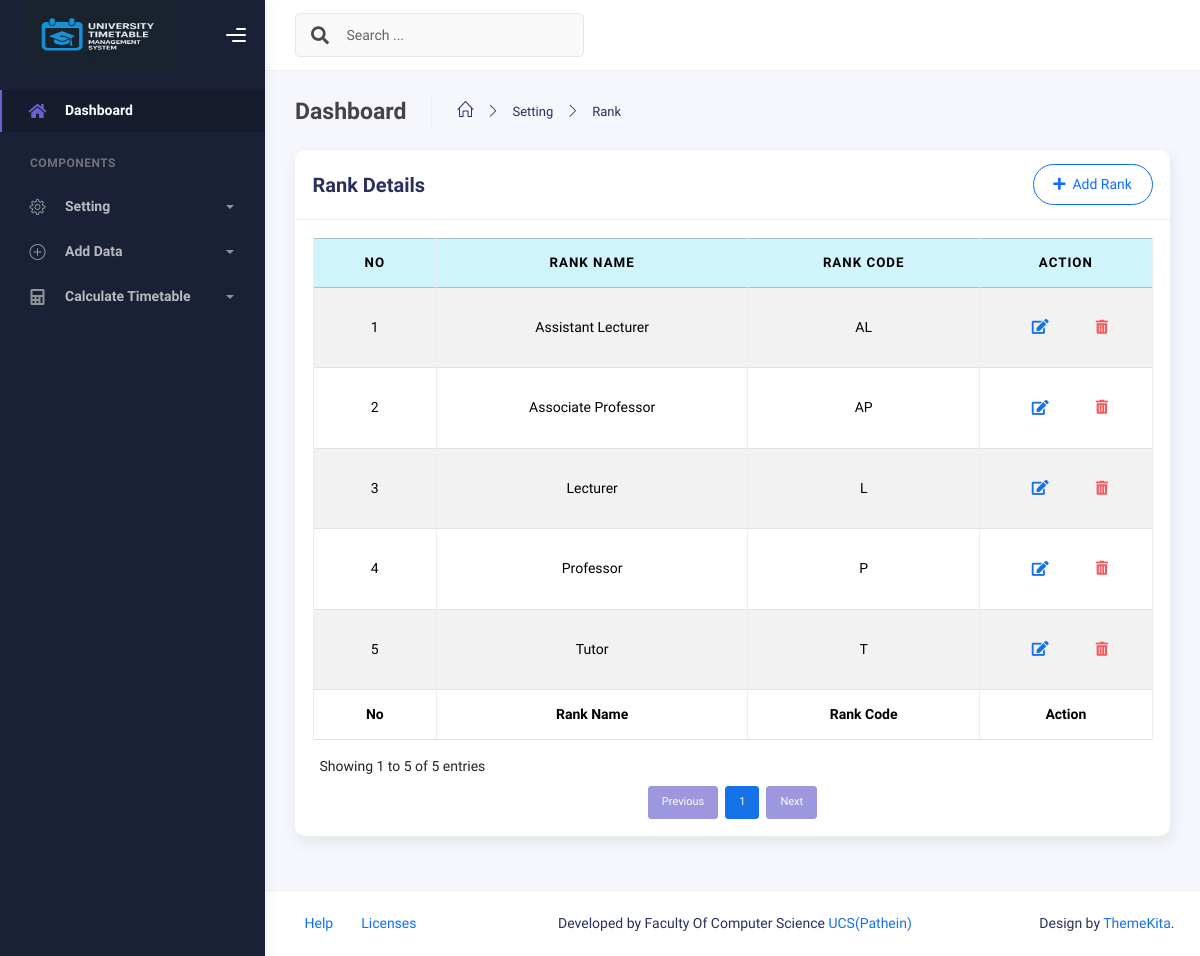
/rank.php (signed in), run on the app's committed database.
### tables this page shows
CREATE TABLE `rank_db` (
  `rank` varchar(50) NOT NULL,
  `rank_code` varchar(20) NOT NULL
);

### rank.php (the view, shortened to what this page needs)
<?php
include('conn.php');
?>
<!DOCTYPE html>
<html lang="en">
<head>
  <link rel="stylesheet" href="assets/css/bootstrap.min.css" />
  <link rel="stylesheet" href="assets/css/plugins.min.css" />
  <link rel="stylesheet" href="assets/css/kaiadmin.min.css" />
</head>
<body>
  <div class="wrapper">
    <div class="sidebar" data-background-color="dark">
      <div class="sidebar-logo">
        <div class="logo-header" data-background-color="dark">
          <a href="index.php" class="logo">
            <img
              src="assets/img/Timetable/logo.png"
              alt="navbar brand"
              class="navbar-brand"
              height="70"
              width="150" />
          </a>
          <div class="nav-toggle">
            <button class="btn btn-toggle toggle-sidebar">
              <i class="gg-menu-right"></i>
            </button>
          </div>
        </div>
      </div>
      <div class="sidebar-wrapper scrollbar scrollbar-inner">
        <div class="sidebar-content">
          <ul class="nav nav-secondary">
            <li class="nav-item active">
              <a href="index.php">
                <i class="fas fa-home"></i>
                <p>Dashboard</p>
              </a>
            </li>
            <li class="nav-section">
              <h4 class="text-section">Components</h4>
            </li>
            <li class="nav-item">
              <a data-bs-toggle="collapse" href="#base">
                <i class="icon-settings"></i>
                <p>Setting</p>
                <span class="caret"></span>
              </a>
            </li>
            <li class="nav-item">
              <a data-bs-toggle="collapse" href="#sidebarLayouts">
                <i class="icon-plus"></i>
                <p>Add Data</p>
                <span class="caret"></span>
              </a>
            </li>
            <li class="nav-item">
              <a data-bs-toggle="collapse" href="#forms">
                <i class="fas fa-calculator"></i>
                <p>Calculate Timetable</p>
                <span class="caret"></span>
              </a>
            </li>
          </ul>
        </div>
      </div>
    </div>
    <div class="main-panel">
      <div class="main-header">
        <nav
          class="navbar navbar-header navbar-header-transparent navbar-expand-lg border-bottom">
          <div class="container-fluid">
            <nav
              class="navbar navbar-header-left navbar-expand-lg navbar-form nav-search p-0 d-none d-lg-flex">
              <div class="input-group">
                <div class="input-group-prepend">
                  <button type="submit" class="btn btn-search pe-1">
                    <i class="fa fa-search search-icon"></i>
                  </button>
                </div>
                <input
                  type="text"
                  placeholder="Search ..."
                  id="customSearchInput"
                  class="form-control" />
              </div>
            </nav>
          </div>
        </nav>
      </div>
      <div class="container">
        <div class="page-inner">
          <div class="page-header">
            <h4 class="page-title">Dashboard</h4>
            <ul class="breadcrumbs">
              <li class="nav-home">
                <a href="index.php">
                  <i class="icon-home"></i>
                </a>
              </li>
              <li class="separator">
                <i class="icon-arrow-right"></i>
              </li>
              <li class="nav-item">
                <a href="rank.php">Setting</a>
              </li>
              <li class="separator">
                <i class="icon-arrow-right"></i>
              </li>
              <li class="nav-item">
                <a href="rank.php">Rank</a>
              </li>
            </ul>
          </div>
          <div class="page-category">
            <div class="col-md-12">
              <div class="card">
                <div class="card-header">
                  <div class="d-flex align-items-center">
                    <h4 class="card-title">Rank Details</h4>
                    <a href="Add_Rank.php"
                      class="btn btn-outline-primary btn-round ms-auto">
                      <i class="fa fa-plus me-1"></i>
                      Add Rank
                    </a>
                  </div>
                </div>
                <div class="card-body">
                  <div class="table-responsive">
                    <table
                      id="add-row"
                      class="display table table-striped table-hover table-bordered text-center">
                      <thead class="table-info">
                        <tr>
                          <th>No</th>
                          <th>Rank Name</th>
                          <th>Rank Code</th>
                          <th style="width: 10%">Action</th>
                        </tr>
                      </thead>
                      <tfoot>
                        <tr>
                          <th>No</th>
                          <th>Rank Name</th>
                          <th>Rank Code</th>
                          <th>Action</th>
                        </tr>
                      </tfoot>
                      <tbody>
                        <?php
                        $query = "SELECT * FROM rank_db ";
                        $result = mysqli_query($con, $query);
                        $i = 1;
                        while ($data = mysqli_fetch_assoc($result)) {
                        ?>
                          <tr>
                            <td><?php echo $i++; ?></td>
                            <td><?php echo $data['rank'];  ?></td>
                            <td><?php echo $data['rank_code'];  ?></td>
                            <td>
                              <div class="form-button-action">
                                <a href="Rank_Update.php?rank=<?= $data['rank']; ?>"
                                  type="button"
                                  data-bs-toggle="tooltip"
                                  title=""
                                  class="btn btn-link btn-primary btn-lg"
                                  data-original-title="Edit Task">
                                  <i class="fa fa-edit"></i>
                                </a>
                                <button
                                  type="button"
                                  data-bs-toggle="tooltip"
                                  data-rank="<?= $data['rank']; ?>"
                                  class="btn btn-link btn-danger delete-btn"
                                  data-original-title="Remove">
                                  <i class="fas fa-trash-alt"></i>
                                </button>
                              </div>
                            </td>
                          </tr>
                        <?php
                        }
                        ?>
                      </tbody>
                    </table>
                  </div>
                </div>
              </div>
            </div>
          </div>
        </div>
      </div>
      <footer class="footer">
        <div class="container-fluid d-flex justify-content-between">
          <nav class="pull-left">
            <ul class="nav">
              <li class="nav-item">
                <a class="nav-link" href="#"> Help </a>
              </li>
              <li class="nav-item">
                <a class="nav-link" href="#"> Licenses </a>
              </li>
            </ul>
          </nav>
          <div class="copyright">
            Developed by Faculty Of Computer Science
            <a href="http://www.ucspathein.edu.mm">UCS(Pathein)</a>
          </div>
          <div>
            Design by
            <a target="_blank" href="http://www.themekita.com">ThemeKita</a>.
          </div>
        </div>
      </footer>
    </div>
  </div>
</body>
</html>

### data on the page
rank_db: rank "Assistant Lecturer", rank_code "AL"
rank_db: rank "Associate Professor", rank_code "AP"
rank_db: rank "Lecturer", rank_code "L"
rank_db: rank "Professor", rank_code "P"
rank_db: rank "Tutor", rank_code "T"
